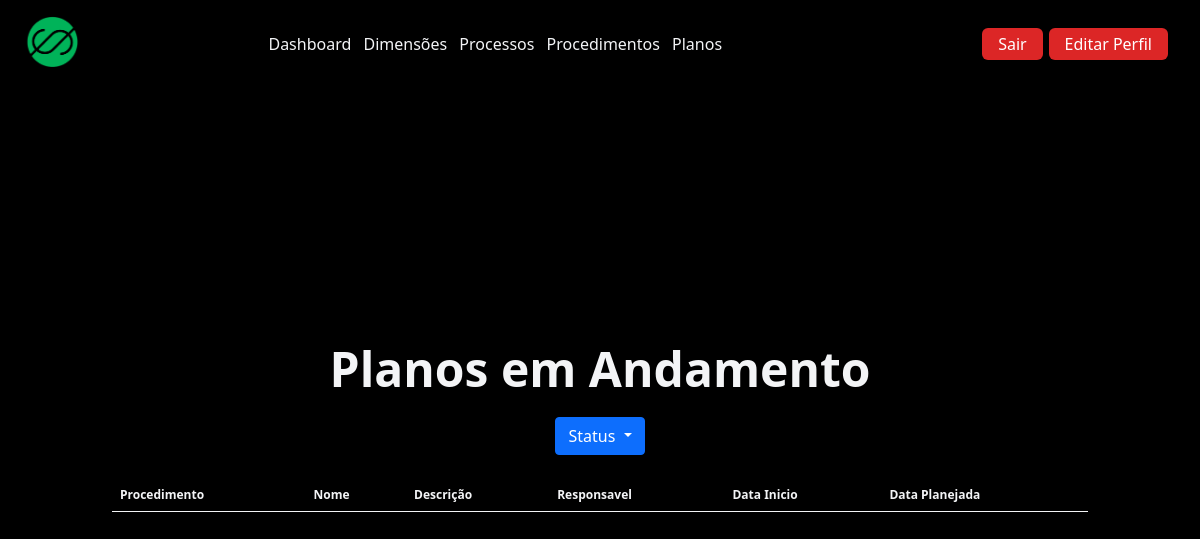
The app's page /planos/ (signed in), older data.
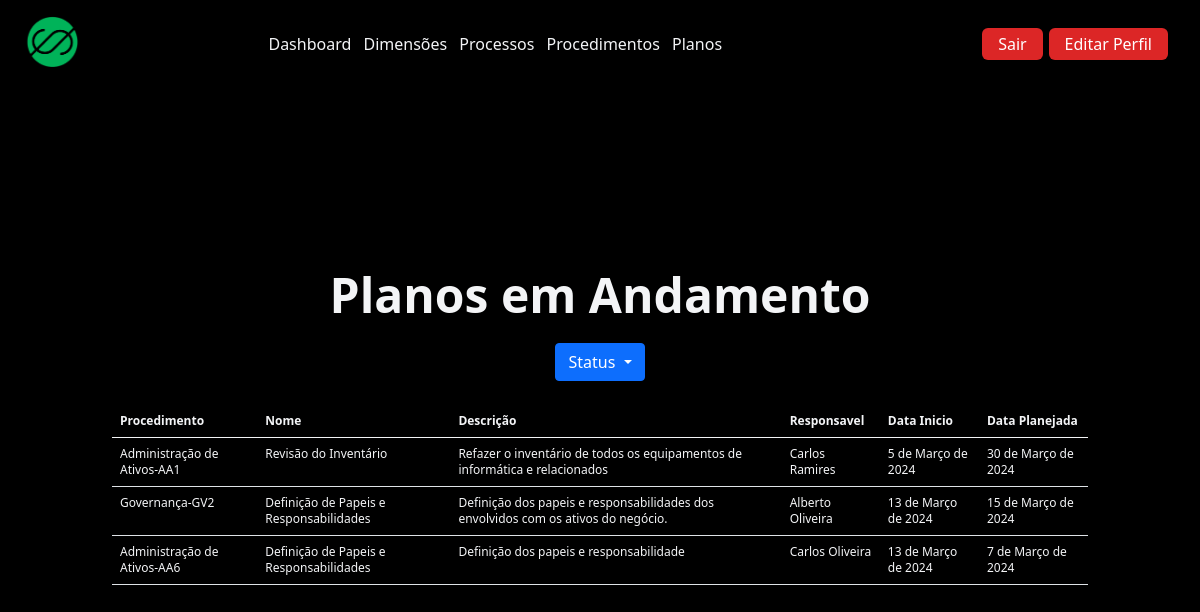
The same page, newer data.
### grc/models.py (models this page shows, shortened)
class Plano(models.Model):
    procedimento = models.ForeignKey('Procedimento', related_name="plano", on_delete=models.CASCADE)
    nome = models.CharField(max_length=100)
    descricao = models.TextField(max_length=1000)
    responsavel = models.CharField(max_length=100, null=True)
    status = models.CharField(max_length=15, choices=LISTA_STATUS)
    data_inicio = models.DateField(default=timezone.now)
    data_planejada = models.DateField(default=None)
    data_conclusao = models.DateField(default=None)

class Procedimento(models.Model):
    processo = models.ForeignKey('Processo', related_name="procedimento", on_delete=models.CASCADE)
    nic = models.CharField(max_length=10)
    descricao = models.TextField(max_length=1000)
    atendida = models.CharField(max_length=15, choices=LISTA_SITUACAO)
    data_conclusao = models.DateField(default=None)
    def __str__(self):
        return  self.processo.nome + '-' + self.nic

class Processo(models.Model):
    dimension = models.ForeignKey('Dimension', related_name="processo", on_delete=models.CASCADE)
    nic = models.CharField(max_length=10)
    nome = models.CharField(max_length=100)
    descricao = models.TextField(max_length=1000)

### grc/views.py (the view)
# urls.py: path('planos/', Planos.as_view(), name='planos'),
class Planos(LoginRequiredMixin, ListView):
    template_name = "planos.html"
    model = Plano
    def get_context_data(self, **kwargs):
        context = super().get_context_data(**kwargs)
        planos_andamento = Plano.objects.filter(status="ANDAMENTO")
        context["planos_andamento"] = planos_andamento
        return context

### grc/novos_context.py (called while the page is built)
def lista_dimensoes(request):
    lista_dimensoes = Dimension.objects.all()
    return {"lista_dimensoes": lista_dimensoes}

def lista_processos(request):
    lista_processos = Processo.objects.all()
    return {'lista_processos': lista_processos}

def lista_procedimentos(request):
    lista_procedimentos = Procedimento.objects.all()
    return {'lista_procedimentos': lista_procedimentos}

def proc_por_dimensao(request):
    proc_por_dimensao = Dimension.objects.all().prefetch_related('processo')
    return {'proc_por_dimensao': proc_por_dimensao}

### grc/templates/planos.html (shortened to what this page needs)
{% extends 'base.html' %}
{% load static %}
{% block content %}
<header class="min-h-screen bg-black bg-opacity-75 bg-blend-overlay showcase border-gray-600 border-b-8 flex justify-center items-center bg-no-repeat">
     <div class="container mt-14 mx-auto">
        <div class="z-10 h-full py-32 md:py-0 text-gray-100 text-center flex items-center flex-col">
            <div class ="flex justify-start">
                <h1 class=" font-semibold text-4xl md:text-5xl  mt-4  md:wd-3/4 text-center" >
                    Planos em Andamento
                </h1>
            </div>
             <div class="dropdown">
                  <button type="button" class="btn btn-primary dropdown-toggle mt-4" data-bs-toggle="dropdown">
                    Status
                  </button>
            </div>
        </div>
        <div class="container-sm text-gray-100  mt-4 ">
            <table class="table table-auto text-xs table-responsive-md text-gray-100 mx-auto">
                <thead>
                  <tr>
                      <th>Procedimento</th>
                      <th>Nome</th>
                      <th>Descrição</th>
                      <th>Responsavel</th>
                      <th>Data Inicio</th>
                      <th>Data Planejada</th>
                  </tr>
                </thead>
                <tbody>
                {% for plano in planos_andamento%}
                <tr>
                    <td>
                        <ul>
                            <li>{{  plano.procedimento }}</li>
                        </ul>
                    </td>
                    <td>
                        <ul>
                            <a href="{% url 'grc:tarefas' plano.pk %}">
                                <li>{{ plano.nome }}</li>
                            </a>
                        </ul>
                    </td>
                    <td>
                        <ul>
                            <li>{{ plano.descricao }}</li>
                        </ul>
                    </td>
                        <td>
                            <ul>
                                <li>{{ plano.responsavel }}</li>
                            </ul>
                        </td>
                        <td>
                            <ul>
                                <li>{{ plano.data_inicio }}</li>
                            </ul>
                        </td>
                        <td>
                            <ul>
                                <li>{{ plano.data_planejada }}</li>
                            </ul>
                        </td>
                </tr>
                {% endfor %}
            </tbody>
            </table>
        </div>
    </div>
</header>
{% endblock %}

### templates/base.html (shortened to what this page needs)
<!DOCTYPE html>
<html lang="en">
<head>
    {% load static %}
    <link href="https://cdn.jsdelivr.net/npm/bootstrap@5.0.2/dist/css/bootstrap.min.css" rel="stylesheet">
    <script src="https://cdn.tailwindcss.com"></script>
</head>
<body class ="bg-black text-gray-100 font-primary">
        {% include 'navbar.html' %}
        {% block content %}
        {% endblock %}
</body>
</html>

### templates/navbar.html (shortened to what this page needs)
{% load static %}
<nav class=" w-full flex justify-between items-center py-3 px-4 fixed z-50">
    <div class="w-8/12 flex justify-start">
        <a href="/">
            <img class="w-1/4" src="{% static 'images/logo.png' %}">
        </a>
        {% if user.is_authenticated %}
        <div class="w-3/4 py-3 px-4">
            <a class="mr-2" href="{% url 'grc:dashboard' %}">Dashboard</a>
            <a class="mr-2" href="{%  url 'grc:dimensoes' %}">Dimensões</a>
            <a class="mr-2" href="{%  url 'grc:processos' %}">Processos</a>
            <a  class="mr-2" href="{%  url 'grc:procedimentos' %}">Procedimentos</a>
            <a  class="mr-2" href="{%  url 'grc:planos' %}">Planos</a>
        </div>
    </div>
    <div class="w-4/12 flex justify-between">
       <div class="mr-2 w-full flex flex-norap justify-end">
            <a class ="w-1/3 flex justify-end" href="{% url 'grc:logout' %}">
                <button class="bg-red-600 text-white py-1 px-3 rounded-md">
                    Sair
                </button>
            </a>
        {% endif %}
         {% if user.is_authenticated %}
        <div class ="w-1/3 flex justify-end" >
            <a href="{% url 'grc:editarperfil' user.pk %}">
                <button class="bg-red-600 text-white py-1 px-3 rounded-md">
                    Editar Perfil
                </button>
            </a>
        </div>
        {% endif %}
</nav>

Row changes from the older to the newer data that the page shows:
added Plano: procedimento "Administração de Ativos-AA1", nome "Revisão do Inventário", descricao "Refazer o inventário de todos os equipamentos de informática e relacionados", responsavel "Carlos Ramires", data_inicio "5 de Março de 2024", data_planejada "30 de Março de 2024"
added Plano: procedimento "Governança-GV2", nome "Definição de Papeis e Responsabilidades", descricao "Definição dos papeis e responsabilidades dos envolvidos com os ativos do negócio.", responsavel "Alberto Oliveira", data_inicio "13 de Março de 2024", data_planejada "15 de Março de 2024"
added Plano: procedimento "Administração de Ativos-AA6", nome "Definição de Papeis e Responsabilidades", descricao "Definição dos papeis e responsabilidade", responsavel "Carlos Oliveira", data_inicio "13 de Março de 2024", data_planejada "7 de Março de 2024"
